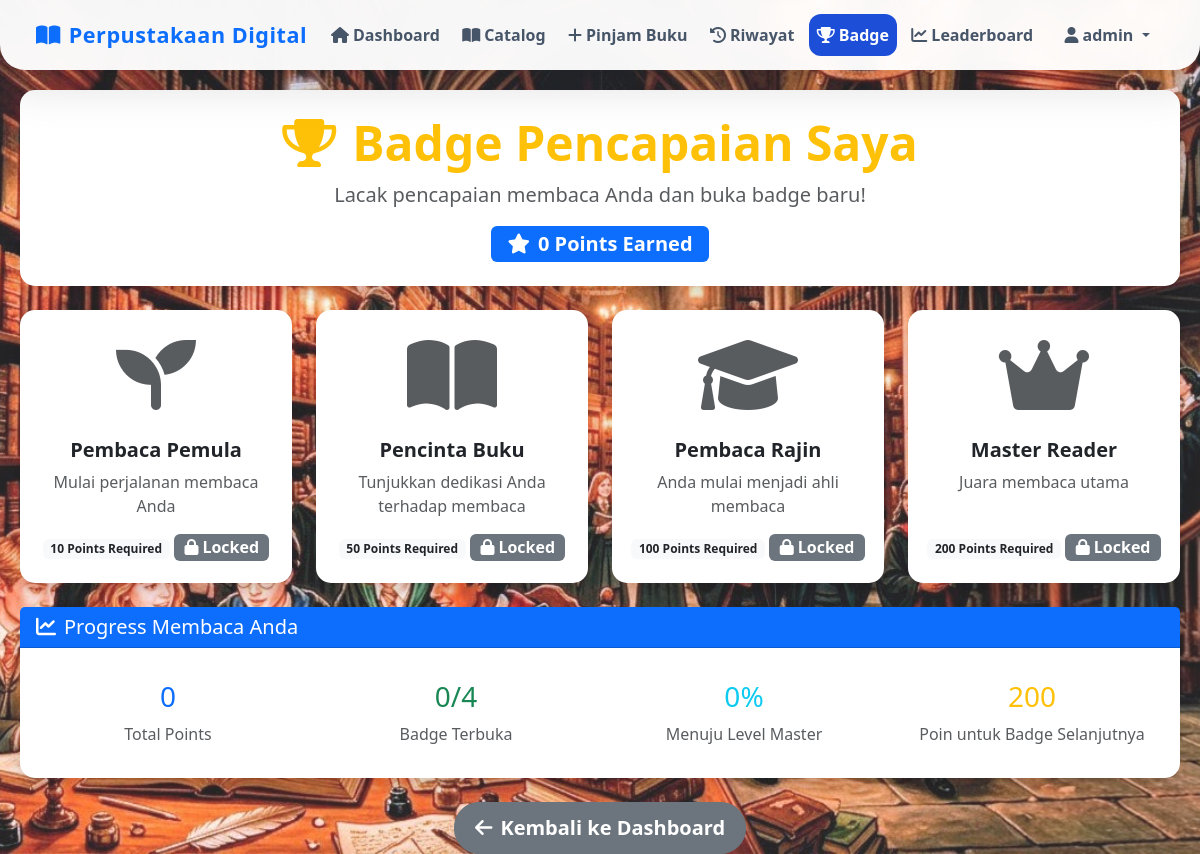
The page /user/badge.php (signed in) on the database its author committed.
### tables this page shows
CREATE TABLE users (
id INT AUTO_INCREMENT PRIMARY KEY,
username VARCHAR(50),
password VARCHAR(50),
role ENUM('admin','user'),
points INT DEFAULT 0,
level_member VARCHAR(50) DEFAULT 'Beginner'
);

### user/badge.php (the view, shortened to what this page needs)
<?php
include '../config/koneksi.php';
$user = $_SESSION['users'];
$id_user = $user['id'];
$query = mysqli_query($conn,"SELECT * FROM users WHERE id='$id_user'");
$data = mysqli_fetch_assoc($query);
$points = $data['points'];
?>
<!DOCTYPE html>
<html lang="en">
<head>
    <link rel="stylesheet" href="https://cdn.jsdelivr.net/npm/bootstrap@5.3.0/dist/css/bootstrap.min.css">
    <link rel="stylesheet" href="../assets/style.css">
    <link href="https://cdnjs.cloudflare.com/ajax/libs/font-awesome/6.0.0/css/all.min.css" rel="stylesheet">
</head>
<body>
<nav class="navbar navbar-expand-lg navbar-light navbar-site sticky-top">
    <div class="container">
        <a class="navbar-brand fw-bold text-primary" href="#">
            <i class="fas fa-book-open me-2"></i>Perpustakaan Digital
        </a>
        <div class="collapse navbar-collapse" id="navbarNav">
            <ul class="navbar-nav me-auto">
                <li class="nav-item">
                    <a class="nav-link" href="dashboard.php"><i class="fas fa-home me-1"></i>Dashboard</a>
                </li>
                <li class="nav-item">
                    <a class="nav-link" href="catalog.php"><i class="fas fa-book-open me-1"></i>Catalog</a>
                </li>
                <li class="nav-item">
                    <a class="nav-link" href="pinjam.php"><i class="fas fa-plus me-1"></i>Pinjam Buku</a>
                </li>
                <li class="nav-item">
                    <a class="nav-link" href="peminjaman.php"><i class="fas fa-history me-1"></i>Riwayat</a>
                </li>
                <li class="nav-item">
                    <a class="nav-link active" href="badge.php"><i class="fas fa-trophy me-1"></i>Badge</a>
                </li>
                <li class="nav-item">
                    <a class="nav-link" href="leaderboard.php"><i class="fas fa-chart-line me-1"></i>Leaderboard</a>
                </li>
            </ul>
            <ul class="navbar-nav">
                <li class="nav-item dropdown">
                    <a class="nav-link dropdown-toggle" href="#" id="userDropdown" role="button" data-bs-toggle="dropdown">
                        <i class="fas fa-user me-1"></i><?php echo $_SESSION['users']['username']; ?>
                    </a>
                </li>
            </ul>
        </div>
    </div>
</nav>
<div class="container-fluid" style="padding: 0;">
    <div class="container">
    <div class="row mb-4">
        <div class="col-12">
            <div class="card shadow">
                <div class="card-body text-center py-4">
                    <h1 class="display-5 fw-bold text-warning mb-2">
                        <i class="fas fa-trophy me-3"></i>Badge Pencapaian Saya
                    </h1>
                    <p class="lead text-muted">Lacak pencapaian membaca Anda dan buka badge baru!</p>
                    <div class="mt-3">
                        <span class="badge bg-primary fs-5 px-3 py-2">
                            <i class="fas fa-star me-2"></i><?php echo $points; ?> Points Earned
                        </span>
                    </div>
                </div>
            </div>
        </div>
    </div>
    <div class="row g-4">
        <div class="col-md-6 col-lg-3">
            <div class="card text-center h-100 shadow <?php echo $points >= 10 ? 'border-success' : 'border-secondary'; ?>">
                <div class="card-body d-flex flex-column">
                    <div class="mb-3">
                        <div class="display-1 <?php echo $points >= 10 ? 'text-success' : 'text-muted'; ?>">
                            <i class="fas fa-seedling"></i>
                        </div>
                    </div>
                    <h5 class="card-title fw-bold">Pembaca Pemula</h5>
                    <p class="card-text text-muted">Mulai perjalanan membaca Anda</p>
                    <div class="mt-auto">
                        <span class="badge bg-light text-dark mb-2">10 Points Required</span>
                        <?php if($points >= 10){ ?>
                            <span class="badge bg-success fs-6"><i class="fas fa-unlock me-1"></i>Unlocked</span>
                        <?php } else { ?>
                            <span class="badge bg-secondary fs-6"><i class="fas fa-lock me-1"></i>Locked</span>
                        <?php } ?>
                    </div>
                </div>
            </div>
        </div>
        <div class="col-md-6 col-lg-3">
            <div class="card text-center h-100 shadow <?php echo $points >= 50 ? 'border-info' : 'border-secondary'; ?>">
                <div class="card-body d-flex flex-column">
                    <div class="mb-3">
                        <div class="display-1 <?php echo $points >= 50 ? 'text-info' : 'text-muted'; ?>">
                            <i class="fas fa-book-open"></i>
                        </div>
                    </div>
                    <h5 class="card-title fw-bold">Pencinta Buku</h5>
                    <p class="card-text text-muted">Tunjukkan dedikasi Anda terhadap membaca</p>
                    <div class="mt-auto">
                        <span class="badge bg-light text-dark mb-2">50 Points Required</span>
                        <?php if($points >= 50){ ?>
                            <span class="badge bg-success fs-6"><i class="fas fa-unlock me-1"></i>Unlocked</span>
                        <?php } else { ?>
                            <span class="badge bg-secondary fs-6"><i class="fas fa-lock me-1"></i>Locked</span>
                        <?php } ?>
                    </div>
                </div>
            </div>
        </div>
        <div class="col-md-6 col-lg-3">
            <div class="card text-center h-100 shadow <?php echo $points >= 100 ? 'border-warning' : 'border-secondary'; ?>">
                <div class="card-body d-flex flex-column">
                    <div class="mb-3">
                        <div class="display-1 <?php echo $points >= 100 ? 'text-warning' : 'text-muted'; ?>">
                            <i class="fas fa-graduation-cap"></i>
                        </div>
                    </div>
                    <h5 class="card-title fw-bold">Pembaca Rajin</h5>
                    <p class="card-text text-muted">Anda mulai menjadi ahli membaca</p>
                    <div class="mt-auto">
                        <span class="badge bg-light text-dark mb-2">100 Points Required</span>
                        <?php if($points >= 100){ ?>
                            <span class="badge bg-success fs-6"><i class="fas fa-unlock me-1"></i>Unlocked</span>
                        <?php } else { ?>
                            <span class="badge bg-secondary fs-6"><i class="fas fa-lock me-1"></i>Locked</span>
                        <?php } ?>
                    </div>
                </div>
            </div>
        </div>
        <div class="col-md-6 col-lg-3">
            <div class="card text-center h-100 shadow <?php echo $points >= 200 ? 'border-danger' : 'border-secondary'; ?>">
                <div class="card-body d-flex flex-column">
                    <div class="mb-3">
                        <div class="display-1 <?php echo $points >= 200 ? 'text-danger' : 'text-muted'; ?>">
                            <i class="fas fa-crown"></i>
                        </div>
                    </div>
                    <h5 class="card-title fw-bold">Master Reader</h5>
                    <p class="card-text text-muted">Juara membaca utama</p>
                    <div class="mt-auto">
                        <span class="badge bg-light text-dark mb-2">200 Points Required</span>
                        <?php if($points >= 200){ ?>
                            <span class="badge bg-success fs-6"><i class="fas fa-unlock me-1"></i>Unlocked</span>
                        <?php } else { ?>
                            <span class="badge bg-secondary fs-6"><i class="fas fa-lock me-1"></i>Locked</span>
                        <?php } ?>
                    </div>
                </div>
            </div>
        </div>
    </div>
    <div class="row mt-4">
        <div class="col-12">
            <div class="card shadow">
                <div class="card-header bg-primary text-white">
                    <h5 class="mb-0"><i class="fas fa-chart-line me-2"></i>Progress Membaca Anda</h5>
                </div>
                <div class="card-body">
                    <div class="row text-center">
                        <div class="col-md-3">
                            <div class="p-3">
                                <h3 class="text-primary"><?php echo $points; ?></h3>
                                <p class="text-muted mb-0">Total Points</p>
                            </div>
                        </div>
                        <div class="col-md-3">
                            <div class="p-3">
                                <h3 class="text-success"><?php echo ($points >= 10 ? 1 : 0) + ($points >= 50 ? 1 : 0) + ($points >= 100 ? 1 : 0) + ($points >= 200 ? 1 : 0); ?>/4</h3>
                                <p class="text-muted mb-0">Badge Terbuka</p>
                            </div>
                        </div>
                        <div class="col-md-3">
                            <div class="p-3">
                                <h3 class="text-info"><?php echo min(100, ($points / 200) * 100); ?>%</h3>
                                <p class="text-muted mb-0">Menuju Level Master</p>
                            </div>
                        </div>
                        <div class="col-md-3">
                            <div class="p-3">
                                <h3 class="text-warning"><?php echo 200 - $points; ?></h3>
                                <p class="text-muted mb-0">Poin untuk Badge Selanjutnya</p>
                            </div>
                        </div>
                    </div>
                </div>
            </div>
        </div>
    </div>
    <div class="row mt-4">
        <div class="col-12 text-center">
            <a href="dashboard.php" class="btn btn-secondary btn-lg">
                <i class="fas fa-arrow-left me-2"></i>Kembali ke Dashboard
            </a>
        </div>
    </div>
    </div>
</div>
</body>
</html>

### assets/style.css (style rules this page uses)
body { font-family: 'Segoe UI', Tahoma, Geneva, Verdana, sans-serif; background-image: linear-gradient(rgba(255,255,255,0.14), rgba(255,255,255,0.14)), url('uploads/covers/harry2.jpeg'); background-size: cover; background-position: center; background-repeat: no-repeat; min-height: 100vh; margin: 0; padding-top: 90px; }
.container { max-width: 1400px; width: 100%; padding: 0 20px; margin: 0 auto; }
.card { border-radius: 15px; box-shadow: 0px 4px 20px rgba(0,0,0,0.1); border: none; transition: transform 0.3s ease, box-shadow 0.3s ease; }
.btn { border-radius: 25px; padding: 10px 20px; font-weight: 600; transition: all 0.3s ease; }
.navbar-site { background: rgba(255, 255, 255, 0.96); backdrop-filter: blur(14px); border-radius: 0 0 25px 25px; padding: 0.85rem 1rem; box-shadow: 0 18px 45px rgba(0,0,0,0.12); position: fixed; top: 0; left: 0; width: 100%; z-index: 9999; }
.navbar-site .navbar-brand { color: #1d4ed8; font-size: 1.35rem; letter-spacing: 0.5px; }
.navbar-site .nav-link { color: #475569; margin-right: 0.4rem; font-weight: 600; padding: 0.55rem 0.8rem; border-radius: 12px; transition: all 0.2s ease; }
.navbar-site .nav-link:hover, .navbar-site .nav-link.active { color: #ffffff; background: #1d4ed8; }

### rows shown on the page
users: points "0", min(100,($points/200)*100) "0", 200-$points "200"

### other values the page prints
$_SESSION['users']['username'] "admin"
